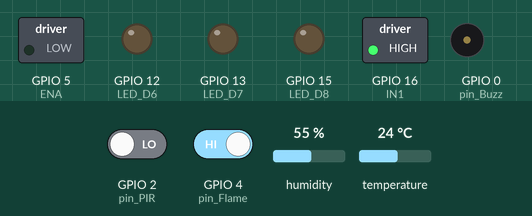
Bench run of a sketch on a simulated ESP8266 (NodeMCU). Shown: switched loads named in the sketch (green lamp = pin HIGH), output pins drawn as LEDs (lit = HIGH), buzzer (waves = sounding, pin HIGH). The inputs (shaded band) are chosen by the test bench; at power-on: GPIO 2 (pin_PIR) LOW, GPIO 4 (pin_Flame) HIGH, humidity 55 %, temperature 24 °C. WiFi joins after 1.5 s; servers stay silent unless stated; uploads are accepted with an empty reply; what the sketch prints to the serial monitor is not drawn.

Above: at 3.2 s.
3.3 s: GPIO 2 (pin_PIR) driven HIGH
At 4.6 s:
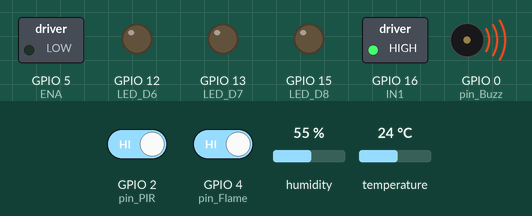
5.6 s: GPIO 2 (pin_PIR) driven LOW
At 6.5 s:
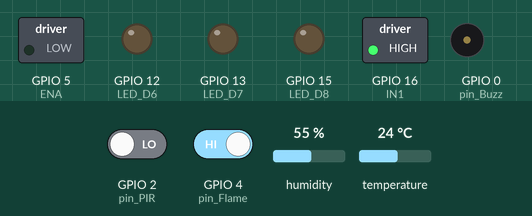
7.9 s: GPIO 4 (pin_Flame) driven LOW
At 9.5 s:
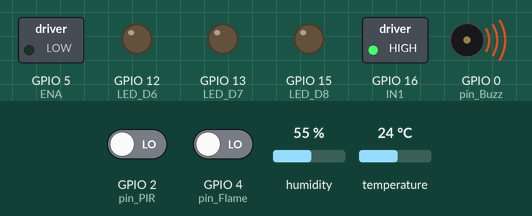
Timing chart, 0 to 11.0 s (numbered marks = the images above; inputs shaded):
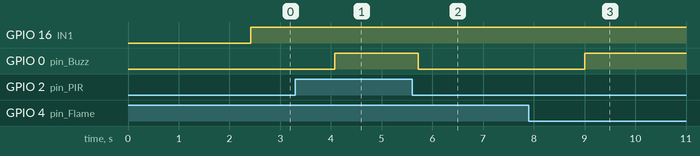

The sketch:

SmartHome.ino
```cpp
#include <Wire.h>
#include <LiquidCrystal_I2C.h>
#include <ESP8266WiFi.h>
#include <WiFiClient.h>
#include <ESP8266HTTPClient.h>
#include "DHT.h"

//Pins DC Motor
int ENA = 5;
int IN1 = 16;
int IN2 = 15;

#define LED_D6 12 //LED RED
#define LED_D7 13 //LED GREEN
#define LED_D8 15 //LED BLUE
DHT dht(14, DHT11);

//Config wifi
const char* ssid = "hoangmit";
const char* password = "28062017";

//Config ip localhost
const char *host = "http://192.168.43.33/";

void setup() {
  Serial.begin(115200);
  delay(500);

  WiFi.mode(WIFI_STA);
  WiFi.begin(ssid, password);
  Serial.println("");

  dht.begin();
  pinMode(4, INPUT); //pin Flame
  pinMode(2, INPUT); //pin PIR

  pinMode(0,OUTPUT); //pin Buzz
  digitalWrite(0, LOW);

  pinMode(5, OUTPUT);//pin Fan

  pinMode(LED_D6,OUTPUT);
  digitalWrite(LED_D6, LOW);

  pinMode(LED_D7,OUTPUT);
  digitalWrite(LED_D7, LOW);

  pinMode(LED_D8,OUTPUT);
  digitalWrite(LED_D8, LOW);

  Serial.print("Connecting");
  while (WiFi.status() != WL_CONNECTED) {
    Serial.print(".");
    delay(250);
  }
  Serial.println("");
  Serial.print("Successfully connected to : ");
  Serial.println(ssid);
  Serial.print("IP address: ");
  Serial.println(WiFi.localIP());
  Serial.println();
}

int flameSensor() {
  int flameValue = digitalRead(4);
  Serial.print("Flame Sensor Value: ");
  Serial.println(flameValue);
  return flameValue;
}

int pirSensor() {
  int pirValue = digitalRead(2);
  Serial.print("PIR Sensor Value: ");
  Serial.println(pirValue);
  return pirValue;
}

float readTemp(){
  float t = dht.readTemperature();
  Serial.println();
  Serial.print("Temperature: ");
  Serial.println(t);
  return t;
}

float readHumi(){
  float h = dht.readHumidity();
  Serial.println();
  Serial.print("Humidity: ");
  Serial.println(h);
  return h;
}

void loop() {
  HTTPClient http; //http method
  //GetData from Database
  String GetAddress, LinkGet, getData, LEDStatResultSend;
  int id = 0; //ID in Database
  GetAddress = "Smart_Home/GetData.php";
  LinkGet = host + GetAddress; //url
  getData = "ID=" + String(id);
  Serial.println("----------------Connect to Server-----------------");
  Serial.println("Get LED Status from Server or Database");
  Serial.print("Request Link : ");
  Serial.println(LinkGet);
  http.begin(LinkGet); //--> Specify request destination
  http.addHeader("Content-Type", "application/x-www-form-urlencoded");    //Specify content-type header
  int httpCodeGet = http.POST(getData); //--> Send the request
  String payloadGet = http.getString(); //--> Get the response payload from server
  Serial.print("Response Code : "); //--> If Response Code = 200 means Successful connection, if -1 means connection failed. For more information see here : https://en.wikipedia.org/wiki/List_of_HTTP_status_codes
  Serial.println(httpCodeGet); //--> Print HTTP return code
  Serial.print("Returned data from Server : ");
  Serial.println(payloadGet); //--> Print request response payload

  //Get FAN Status
  GetAddress = "Smart_Home/GetDataFan.php";
  LinkGet = host + GetAddress; //url
  http.begin(LinkGet); //--> Specify request destination
  http.addHeader("Content-Type", "application/x-www-form-urlencoded");    //Specify content-type header
  int statusCodeGet = http.POST(getData); //--> Send the request
  String payloadFan = http.getString(); //--> Get the response payload from server
  Serial.print("Response Code : "); //--> If Response Code = 200 means Successful connection, if -1 means connection failed. For more information see here : https://en.wikipedia.org/wiki/List_of_HTTP_status_codes
  Serial.println(statusCodeGet); //--> Print HTTP return code
  Serial.print("Returned data from Server : ");
  Serial.println(payloadFan); //--> Print request response payload

  //Read payloadGet and Write data
  if(payloadGet.substring(0,1)=="R"){
    analogWrite(LED_D6, payloadGet.substring(1).toInt() * 1023 / 100);
    analogWrite(LED_D7, 0);
    analogWrite(LED_D8, 0);
    LEDStatResultSend = payloadGet.substring(1);
  }
  if(payloadGet.substring(0,1)=="G"){
    analogWrite(LED_D7, payloadGet.substring(1).toInt() * 1023 / 100);
    analogWrite(LED_D6, 0);
    analogWrite(LED_D8, 0);
    LEDStatResultSend = payloadGet.substring(1);
  }
//  if(payloadGet.substring(0,1)=="B"){
//    analogWrite(LED_D8, payloadGet.substring(1).toInt() * 1023 / 100);
//    analogWrite(LED_D7, 0);
//    analogWrite(LED_D6, 0);
//    LEDStatResultSend = payloadGet.substring(1);
//  }
//  if(payloadGet.substring(0,1)=="A"){
//    analogWrite(LED_D6, payloadGet.substring(1).toInt() * 1023 / 100);
//    analogWrite(LED_D7, payloadGet.substring(1).toInt() * 1023 / 100);
//    analogWrite(LED_D8, payloadGet.substring(1).toInt() * 1023 / 100);
//    LEDStatResultSend = payloadGet.substring(1);
//  }

  //Control DC Motor
  analogWrite(IN1, 1023);
  analogWrite(IN2, 0);
  analogWrite(ENA, payloadFan.toInt() * 1023 / 100);
//  LEDStatResultSend = payloadGet;
//  if (payloadGet == "1") {
//    digitalWrite(LED_D8, HIGH); //--> Turn on Led
//
//  }
//  if (payloadGet == "0") {
//    digitalWrite(LED_D8, LOW); //--> Turn off Led
//    LEDStatResultSend = payloadGet;
//  }
  //----------------------------------------
  //Buzz
  float temp = readTemp();
  float humi = readHumi();
  int pirValue = pirSensor();
  int flameValue = flameSensor();
  if(pirValue==1 || flameValue==0){
    digitalWrite(0, HIGH);
  }
  else{
    digitalWrite(0, LOW);
  }

  //----------------------------------------Sends LED status feedback data to server
  Serial.println();
  Serial.println("Sending LED Status to Server");
  String postData, LinkSend, SendAddress;
  SendAddress = "Smart_Home/getLEDStatFromNodeMCU.php";
  LinkSend = host + SendAddress;
  postData = "getLEDStatusFromNodeMCU=" + LEDStatResultSend + "&temp=" + temp + "&humi=" + humi + "&pir=" + pirValue + "&flame=" + flameValue;
  Serial.print("Request Link : ");
  Serial.println(LinkSend);
  http.begin(LinkSend); //--> Specify request destination
  http.addHeader("Content-Type", "application/x-www-form-urlencoded"); //--> Specify content-type header
  int httpCodeSend = http.POST(postData); //--> Send the request
  String payloadSend = http.getString(); //--> Get the response payload
  Serial.print("Response Code : "); //--> If Response Code = 200 means Successful connection, if -1 means connection failed
  Serial.println(httpCodeSend); //--> Print HTTP return code
  Serial.print("Returned data from Server : ");
  Serial.println(payloadSend); //--> Print request response payload
  //----------------------------------------

  Serial.println("----------------Closing Connection----------------");
  http.end(); //--> Close connection
  Serial.println("Please wait 1 seconds for the next connection.");
  delay(1000);
  Serial.println();
}
```

Measured:
- after the input at 3.3 s, GPIO 0 (pin_Buzz): LOW → HIGH after 0.77 s
- after the input at 5.6 s, GPIO 0 (pin_Buzz): HIGH → LOW after 0.12 s
- after the input at 7.9 s, GPIO 0 (pin_Buzz): LOW → HIGH after 1.1 s
